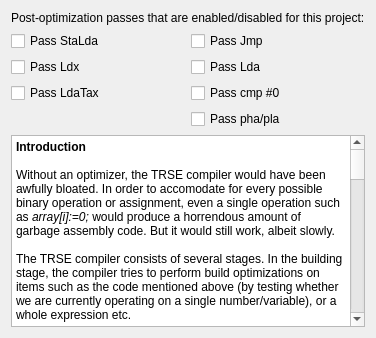
       <widget class="QWidget" name="tab_4">
        <attribute name="title">
         <string>Post optimizer</string>
        </attribute>
        <layout class="QGridLayout" name="gridLayout_12">
         <item row="0" column="0">
          <widget class="QLabel" name="label_3">
           <property name="text">
            <string>Post-optimization passes that are enabled/disabled for this project:</string>
           </property>
          </widget>
         </item>
         <item row="1" column="0">
          <layout class="QGridLayout" name="gridLayout_2">
           <item row="2" column="0">
            <widget class="QCheckBox" name="chkPassLdaTax">
             <property name="text">
              <string>Pass LdaTax</string>
             </property>
            </widget>
           </item>
           <item row="0" column="1">
            <widget class="QCheckBox" name="chkPassJmp">
             <property name="text">
              <string>Pass Jmp</string>
             </property>
            </widget>
           </item>
           <item row="0" column="0">
            <widget class="QCheckBox" name="chkPassStaLda">
             <property name="text">
              <string>Pass StaLda</string>
             </property>
            </widget>
           </item>
           <item row="1" column="0">
            <widget class="QCheckBox" name="chkPassLdx">
             <property name="text">
              <string>Pass Ldx</string>
             </property>
            </widget>
           </item>
           <item row="1" column="1">
            <widget class="QCheckBox" name="chkPassLda">
             <property name="text">
              <string>Pass Lda</string>
             </property>
            </widget>
           </item>
           <item row="2" column="1">
            <widget class="QCheckBox" name="chkPassCmp0">
             <property name="text">
              <string>Pass cmp #0</string>
             </property>
            </widget>
           </item>
           <item row="3" column="1">
            <widget class="QCheckBox" name="chkPassPhaPla">
             <property name="text">
              <string>Pass pha/pla</string>
             </property>
            </widget>
           </item>
          </layout>
         </item>
         <item row="2" column="0">
          <widget class="QTextBrowser" name="textBrowser_2">
           <property name="html">
            <string>&lt;!DOCTYPE HTML PUBLIC &quot;-//W3C//DTD HTML 4.0//EN&quot; &quot;http://www.w3.org/TR/REC-html40/strict.dtd&quot;&gt;
&lt;html&gt;&lt;head&gt;&lt;meta name=&quot;qrichtext&quot; content=&quot;1&quot; /&gt;&lt;style type=&quot;text/css&quot;&gt;
p, li { white-space: pre-wrap; }
&lt;/style&gt;&lt;/head&gt;&lt;body style=&quot; font-family:'.AppleSystemUIFont'; font-size:13pt; font-weight:400; font-style:normal;&quot;&gt;
&lt;p style=&quot; margin-top:0px; margin-bottom:0px; margin-left:0px; margin-right:0px; -qt-block-indent:0; text-indent:0px;&quot;&gt;&lt;span style=&quot; font-family:'Noto Sans'; font-size:9pt; font-weight:600;&quot;&gt;Introduction&lt;/span&gt;&lt;/p&gt;
&lt;p style=&quot;-qt-paragraph-type:empty; margin-top:0px; margin-bottom:0px; margin-left:0px; margin-right:0px; -qt-block-indent:0; text-indent:0px; font-family:'Noto Sans'; font-size:9pt; font-weight:600;&quot;&gt;&lt;br /&gt;&lt;/p&gt;
&lt;p style=&quot; margin-top:0px; margin-bottom:0px; margin-left:0px; margin-right:0px; -qt-block-indent:0; text-indent:0px;&quot;&gt;&lt;span style=&quot; font-family:'Noto Sans'; font-size:9pt;&quot;&gt;Without an optimizer, the TRSE compiler would have been awfully bloated. In order to accomodate for every possible binary operation or assignment, even a single operation such as &lt;/span&gt;&lt;span style=&quot; font-family:'Noto Sans'; font-size:9pt; font-style:italic;&quot;&gt;array[i]:=0;&lt;/span&gt;&lt;span style=&quot; font-family:'Noto Sans'; font-size:9pt;&quot;&gt; would produce a horrendous amount of garbage assembly code. But it would still work, albeit slowly. &lt;/span&gt;&lt;/p&gt;
&lt;p style=&quot;-qt-paragraph-type:empty; margin-top:0px; margin-bottom:0px; margin-left:0px; margin-right:0px; -qt-block-indent:0; text-indent:0px; font-family:'Noto Sans'; font-size:9pt;&quot;&gt;&lt;br /&gt;&lt;/p&gt;
&lt;p style=&quot; margin-top:0px; margin-bottom:0px; margin-left:0px; margin-right:0px; -qt-block-indent:0; text-indent:0px;&quot;&gt;&lt;span style=&quot; font-family:'Noto Sans'; font-size:9pt;&quot;&gt;The TRSE compiler consists of several stages. In the building stage, the compiler tries to perform build optimizations on items such as the code mentioned above (by testing whether we are currently operating on a single number/variable), or a whole expression etc. &lt;/span&gt;&lt;/p&gt;
&lt;p style=&quot;-qt-paragraph-type:empty; margin-top:0px; margin-bottom:0px; margin-left:0px; margin-right:0px; -qt-block-indent:0; text-indent:0px; font-family:'Noto Sans'; font-size:9pt;&quot;&gt;&lt;br /&gt;&lt;/p&gt;
&lt;p style=&quot; margin-top:0px; margin-bottom:0px; margin-left:0px; margin-right:0px; -qt-block-indent:0; text-indent:0px;&quot;&gt;&lt;span style=&quot; font-family:'Noto Sans'; font-size:9pt;&quot;&gt;When the compiler part is done (More technically, the abstract syntax tree is compiled and parsed), the generated assembly source file is squeezed through the &lt;/span&gt;&lt;span style=&quot; font-family:'Noto Sans'; font-size:9pt; font-weight:600; font-style:italic;&quot;&gt;TRSE post optimizer&lt;/span&gt;&lt;span style=&quot; font-family:'Noto Sans'; font-size:9pt;&quot;&gt;, as several unoptimized instructions might have accumulated.  The TRSE post optimizer will in several passes go through the assembly source and try to weed out some of these annoyances. &lt;/span&gt;&lt;/p&gt;
&lt;p style=&quot;-qt-paragraph-type:empty; margin-top:0px; margin-bottom:0px; margin-left:0px; margin-right:0px; -qt-block-indent:0; text-indent:0px; font-family:'Noto Sans'; font-size:9pt;&quot;&gt;&lt;br /&gt;&lt;/p&gt;
&lt;p style=&quot; margin-top:0px; margin-bottom:0px; margin-left:0px; margin-right:0px; -qt-block-indent:0; text-indent:0px;&quot;&gt;&lt;span style=&quot; font-family:'Noto Sans'; font-size:9pt;&quot;&gt;However, since this is all written by someone like me, the post optimizer might sometimes be over-eager and perform actions that will break the code. In this settings tab, you will have the option of removing those passes that might be the culprit.&lt;/span&gt;&lt;/p&gt;
&lt;p style=&quot;-qt-paragraph-type:empty; margin-top:0px; margin-bottom:0px; margin-left:0px; margin-right:0px; -qt-block-indent:0; text-indent:0px; font-family:'Noto Sans'; font-size:9pt;&quot;&gt;&lt;br /&gt;&lt;/p&gt;
&lt;p style=&quot; margin-top:0px; margin-bottom:0px; margin-left:0px; margin-right:0px; -qt-block-indent:0; text-indent:0px;&quot;&gt;&lt;span style=&quot; font-family:'Noto Sans'; font-size:12pt; font-weight:600;&quot;&gt;Explanation&lt;/span&gt;&lt;/p&gt;
&lt;p style=&quot;-qt-paragraph-type:empty; margin-top:0px; margin-bottom:0px; margin-left:0px; margin-right:0px; -qt-block-indent:0; text-indent:0px; font-family:'Noto Sans'; font-size:12pt;&quot;&gt;&lt;br /&gt;&lt;/p&gt;
&lt;p style=&quot; margin-top:0px; margin-bottom:0px; margin-left:0px; margin-right:0px; -qt-block-indent:0; text-indent:0px;&quot;&gt;&lt;span style=&quot; font-family:'Noto Sans'; font-size:9pt; font-weight:600;&quot;&gt;Pass StaLda&lt;/span&gt;&lt;/p&gt;
&lt;p style=&quot; margin-top:0px; margin-bottom:0px; margin-left:0px; margin-right:0px; -qt-block-indent:0; text-indent:0px;&quot;&gt;&lt;span style=&quot; font-family:'Noto Sans'; font-size:9pt;&quot;&gt;Sometimes, the compiler produces too many &lt;/span&gt;&lt;/p&gt;
&lt;p style=&quot;-qt-paragraph-type:empty; margin-top:0px; margin-bottom:0px; margin-left:0px; margin-right:0px; -qt-block-indent:0; text-indent:0px; font-family:'Noto Sans'; font-size:9pt;&quot;&gt;&lt;br /&gt;&lt;/p&gt;
&lt;p style=&quot; margin-top:0px; margin-bottom:0px; margin-left:0px; margin-right:0px; -qt-block-indent:0; text-indent:0px;&quot;&gt;&lt;span style=&quot; font-family:'Noto Sans'; font-size:9pt;&quot;&gt;lda #0&lt;/span&gt;&lt;/p&gt;
&lt;p style=&quot; margin-top:0px; margin-bottom:0px; margin-left:0px; margin-right:0px; -qt-block-indent:0; text-indent:0px;&quot;&gt;&lt;span style=&quot; font-family:'Noto Sans'; font-size:9pt;&quot;&gt;sta i&lt;/span&gt;&lt;/p&gt;
&lt;p style=&quot; margin-top:0px; margin-bottom:0px; margin-left:0px; margin-right:0px; -qt-block-indent:0; text-indent:0px;&quot;&gt;&lt;span style=&quot; font-family:'Noto Sans'; font-size:9pt;&quot;&gt;sta i&lt;/span&gt;&lt;/p&gt;
&lt;p style=&quot;-qt-paragraph-type:empty; margin-top:0px; margin-bottom:0px; margin-left:0px; margin-right:0px; -qt-block-indent:0; text-indent:0px; font-family:'Noto Sans'; font-size:9pt;&quot;&gt;&lt;br /&gt;&lt;/p&gt;
&lt;p style=&quot; margin-top:0px; margin-bottom:0px; margin-left:0px; margin-right:0px; -qt-block-indent:0; text-indent:0px;&quot;&gt;&lt;span style=&quot; font-family:'Noto Sans'; font-size:9pt;&quot;&gt;this pass removes the excess &amp;quot;sta&amp;quot;.&lt;/span&gt;&lt;/p&gt;
&lt;p style=&quot;-qt-paragraph-type:empty; margin-top:0px; margin-bottom:0px; margin-left:0px; margin-right:0px; -qt-block-indent:0; text-indent:0px; font-family:'Noto Sans'; font-size:9pt;&quot;&gt;&lt;br /&gt;&lt;/p&gt;
&lt;p style=&quot; margin-top:0px; margin-bottom:0px; margin-left:0px; margin-right:0px; -qt-block-indent:0; text-indent:0px;&quot;&gt;&lt;span style=&quot; font-family:'Noto Sans'; font-size:9pt; font-weight:600;&quot;&gt;Pass Ldx / Lda&lt;/span&gt;&lt;/p&gt;
&lt;p style=&quot;-qt-paragraph-type:empty; margin-top:0px; margin-bottom:0px; margin-left:0px; margin-right:0px; -qt-block-indent:0; text-indent:0px; font-family:'Noto Sans'; font-size:9pt; font-weight:600;&quot;&gt;&lt;br /&gt;&lt;/p&gt;
&lt;p style=&quot; margin-top:0px; margin-bottom:0px; margin-left:0px; margin-right:0px; -qt-block-indent:0; text-indent:0px;&quot;&gt;&lt;span style=&quot; font-family:'Noto Sans'; font-size:9pt;&quot;&gt;lda #0&lt;/span&gt;&lt;/p&gt;
&lt;p style=&quot; margin-top:0px; margin-bottom:0px; margin-left:0px; margin-right:0px; -qt-block-indent:0; text-indent:0px;&quot;&gt;&lt;span style=&quot; font-family:'Noto Sans'; font-size:9pt;&quot;&gt;sta $D020&lt;/span&gt;&lt;/p&gt;
&lt;p style=&quot; margin-top:0px; margin-bottom:0px; margin-left:0px; margin-right:0px; -qt-block-indent:0; text-indent:0px;&quot;&gt;&lt;span style=&quot; font-family:'Noto Sans'; font-size:9pt;&quot;&gt;lda #0&lt;/span&gt;&lt;/p&gt;
&lt;p style=&quot; margin-top:0px; margin-bottom:0px; margin-left:0px; margin-right:0px; -qt-block-indent:0; text-indent:0px;&quot;&gt;&lt;span style=&quot; font-family:'Noto Sans'; font-size:9pt;&quot;&gt;sta $D021&lt;/span&gt;&lt;/p&gt;
&lt;p style=&quot;-qt-paragraph-type:empty; margin-top:0px; margin-bottom:0px; margin-left:0px; margin-right:0px; -qt-block-indent:0; text-indent:0px; font-family:'Noto Sans'; font-size:9pt;&quot;&gt;&lt;br /&gt;&lt;/p&gt;
&lt;p style=&quot; margin-top:0px; margin-bottom:0px; margin-left:0px; margin-right:0px; -qt-block-indent:0; text-indent:0px;&quot;&gt;&lt;span style=&quot; font-family:'Noto Sans'; font-size:9pt;&quot;&gt;Tries to remove the excess &amp;quot;lda #0&amp;quot; on line 3 (also on ldy &amp;amp; ldx)&lt;/span&gt;&lt;/p&gt;
&lt;p style=&quot;-qt-paragraph-type:empty; margin-top:0px; margin-bottom:0px; margin-left:0px; margin-right:0px; -qt-block-indent:0; text-indent:0px; font-family:'Noto Sans'; font-size:9pt;&quot;&gt;&lt;br /&gt;&lt;/p&gt;
&lt;p style=&quot; margin-top:0px; margin-bottom:0px; margin-left:0px; margin-right:0px; -qt-block-indent:0; text-indent:0px;&quot;&gt;&lt;span style=&quot; font-family:'Noto Sans'; font-size:9pt; font-weight:600;&quot;&gt;Pass LdaTax&lt;/span&gt;&lt;/p&gt;
&lt;p style=&quot; margin-top:0px; margin-bottom:0px; margin-left:0px; margin-right:0px; -qt-block-indent:0; text-indent:0px;&quot;&gt;&lt;span style=&quot; font-family:'Noto Sans'; font-size:9pt;&quot;&gt;Due to the nature of the compiler, array indices are used with the x register. However, since we wish to support expressions such as &lt;/span&gt;&lt;/p&gt;
&lt;p style=&quot; margin-top:0px; margin-bottom:0px; margin-left:0px; margin-right:0px; -qt-block-indent:0; text-indent:0px;&quot;&gt;&lt;span style=&quot; font-family:'Noto Sans'; font-size:9pt;&quot;&gt; &lt;/span&gt;&lt;/p&gt;
&lt;p style=&quot; margin-top:0px; margin-bottom:0px; margin-left:0px; margin-right:0px; -qt-block-indent:0; text-indent:0px;&quot;&gt;&lt;span style=&quot; font-family:'Noto Sans'; font-size:9pt;&quot;&gt; array[i+j*8]&lt;/span&gt;&lt;/p&gt;
&lt;p style=&quot;-qt-paragraph-type:empty; margin-top:0px; margin-bottom:0px; margin-left:0px; margin-right:0px; -qt-block-indent:0; text-indent:0px; font-family:'Noto Sans'; font-size:9pt;&quot;&gt;&lt;br /&gt;&lt;/p&gt;
&lt;p style=&quot; margin-top:0px; margin-bottom:0px; margin-left:0px; margin-right:0px; -qt-block-indent:0; text-indent:0px;&quot;&gt;&lt;span style=&quot; font-family:'Noto Sans'; font-size:9pt;&quot;&gt;we need to *build* the expression within the bracket. The result is stored in &lt;/span&gt;&lt;span style=&quot; font-family:'Noto Sans'; font-size:9pt; font-weight:600;&quot;&gt;a, &lt;/span&gt;&lt;span style=&quot; font-family:'Noto Sans'; font-size:9pt;&quot;&gt;and then a tax is perfored.&lt;/span&gt;&lt;/p&gt;
&lt;p style=&quot;-qt-paragraph-type:empty; margin-top:0px; margin-bottom:0px; margin-left:0px; margin-right:0px; -qt-block-indent:0; text-indent:0px; font-family:'Noto Sans'; font-size:9pt;&quot;&gt;&lt;br /&gt;&lt;/p&gt;
&lt;p style=&quot; margin-top:0px; margin-bottom:0px; margin-left:0px; margin-right:0px; -qt-block-indent:0; text-indent:0px;&quot;&gt;&lt;span style=&quot; font-family:'Noto Sans'; font-size:9pt;&quot;&gt;However, on several occasions, array[i] is suffucient, and we end up with&lt;/span&gt;&lt;/p&gt;
&lt;p style=&quot;-qt-paragraph-type:empty; margin-top:0px; margin-bottom:0px; margin-left:0px; margin-right:0px; -qt-block-indent:0; text-indent:0px; font-family:'Noto Sans'; font-size:9pt;&quot;&gt;&lt;br /&gt;&lt;/p&gt;
&lt;p style=&quot; margin-top:0px; margin-bottom:0px; margin-left:0px; margin-right:0px; -qt-block-indent:0; text-indent:0px;&quot;&gt;&lt;span style=&quot; font-family:'Noto Sans'; font-size:9pt;&quot;&gt;lda i&lt;/span&gt;&lt;/p&gt;
&lt;p style=&quot; margin-top:0px; margin-bottom:0px; margin-left:0px; margin-right:0px; -qt-block-indent:0; text-indent:0px;&quot;&gt;&lt;span style=&quot; font-family:'Noto Sans'; font-size:9pt;&quot;&gt;tax &lt;/span&gt;&lt;/p&gt;
&lt;p style=&quot; margin-top:0px; margin-bottom:0px; margin-left:0px; margin-right:0px; -qt-block-indent:0; text-indent:0px;&quot;&gt;&lt;span style=&quot; font-family:'Noto Sans'; font-size:9pt;&quot;&gt;...&lt;/span&gt;&lt;/p&gt;
&lt;p style=&quot; margin-top:0px; margin-bottom:0px; margin-left:0px; margin-right:0px; -qt-block-indent:0; text-indent:0px;&quot;&gt;&lt;span style=&quot; font-family:'Noto Sans'; font-size:9pt;&quot;&gt;This pass merges these two instructions into a single &amp;quot;ldx i&amp;quot;&lt;/span&gt;&lt;/p&gt;
&lt;p style=&quot;-qt-paragraph-type:empty; margin-top:0px; margin-bottom:0px; margin-left:0px; margin-right:0px; -qt-block-indent:0; text-indent:0px; font-family:'Noto Sans'; font-size:9pt;&quot;&gt;&lt;br /&gt;&lt;/p&gt;
&lt;p style=&quot; margin-top:0px; margin-bottom:0px; margin-left:0px; margin-right:0px; -qt-block-indent:0; text-indent:0px;&quot;&gt;&lt;span style=&quot; font-family:'Noto Sans'; font-size:9pt; font-weight:600;&quot;&gt;Pass jmp&lt;/span&gt;&lt;/p&gt;
&lt;p style=&quot; margin-top:0px; margin-bottom:0px; margin-left:0px; margin-right:0px; -qt-block-indent:0; text-indent:0px;&quot;&gt;&lt;span style=&quot; font-family:'Noto Sans'; font-size:9pt;&quot;&gt;With all these conditionals yanking about, the compiler is destined to produce filth like&lt;/span&gt;&lt;/p&gt;
&lt;p style=&quot;-qt-paragraph-type:empty; margin-top:0px; margin-bottom:0px; margin-left:0px; margin-right:0px; -qt-block-indent:0; text-indent:0px; font-family:'Noto Sans'; font-size:9pt;&quot;&gt;&lt;br /&gt;&lt;/p&gt;
&lt;p style=&quot; margin-top:0px; margin-bottom:0px; margin-left:0px; margin-right:0px; -qt-block-indent:0; text-indent:0px;&quot;&gt;&lt;span style=&quot; font-family:'Noto Sans'; font-size:9pt;&quot;&gt;jmp label&lt;/span&gt;&lt;/p&gt;
&lt;p style=&quot; margin-top:0px; margin-bottom:0px; margin-left:0px; margin-right:0px; -qt-block-indent:0; text-indent:0px;&quot;&gt;&lt;span style=&quot; font-family:'Noto Sans'; font-size:9pt;&quot;&gt;label:&lt;/span&gt;&lt;/p&gt;
&lt;p style=&quot;-qt-paragraph-type:empty; margin-top:0px; margin-bottom:0px; margin-left:0px; margin-right:0px; -qt-block-indent:0; text-indent:0px; font-family:'Noto Sans'; font-size:9pt;&quot;&gt;&lt;br /&gt;&lt;/p&gt;
&lt;p style=&quot; margin-top:0px; margin-bottom:0px; margin-left:0px; margin-right:0px; -qt-block-indent:0; text-indent:0px;&quot;&gt;&lt;span style=&quot; font-family:'Noto Sans'; font-size:9pt;&quot;&gt;this pass just removes those jumps.&lt;/span&gt;&lt;/p&gt;&lt;/body&gt;&lt;/html&gt;</string>
           </property>
          </widget>
         </item>
        </layout>
       </widget>
